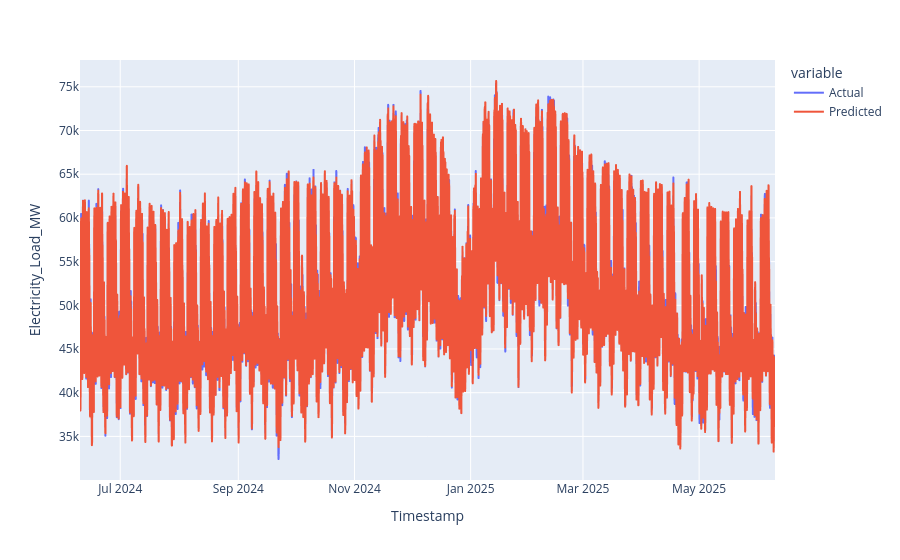

Notebook source saved alongside this figure:
### Code cell
# Visualize a time series line plot for the values of predictions.

fig = px.line(df_predictions, labels={"value": "Electricity_Load_MW"})

fig.show()

### Figure 1 — Plotly figure (JSON) as saved in the notebook; plotly's stock layout.template omitted (floating-point values rounded to 4 significant figures; data arrays with more than 128 entries replaced by an {"elided": "..."} marker saying what was removed)
{"data": [{"hovertemplate": "variable=Actual<br>Timestamp=%{x}<br>Electricity_Load_MW=%{y}<extra></extra>", "legendgroup": "Actual", "line": {"color": "#636efa", "dash": "solid"}, "marker": {"symbol": "circle"}, "mode": "lines", "name": "Actual", "showlegend": true, "type": "scattergl", "x": {"elided": "8760 str values"}, "xaxis": "x", "y": {"elided": "8760 float values"}, "yaxis": "y"}, {"hovertemplate": "variable=Predicted<br>Timestamp=%{x}<br>Electricity_Load_MW=%{y}<extra></extra>", "legendgroup": "Predicted", "line": {"color": "#EF553B", "dash": "solid"}, "marker": {"symbol": "circle"}, "mode": "lines", "name": "Predicted", "showlegend": true, "type": "scattergl", "x": {"elided": "8760 str values"}, "xaxis": "x", "y": {"elided": "8760 float values"}, "yaxis": "y"}], "layout": {"legend": {"title": {"text": "variable"}, "tracegroupgap": 0}, "margin": {"t": 60}, "xaxis": {"anchor": "y", "domain": [0, 1], "title": {"text": "Timestamp"}}, "yaxis": {"anchor": "x", "domain": [0, 1], "title": {"text": "Electricity_Load_MW"}}}}
